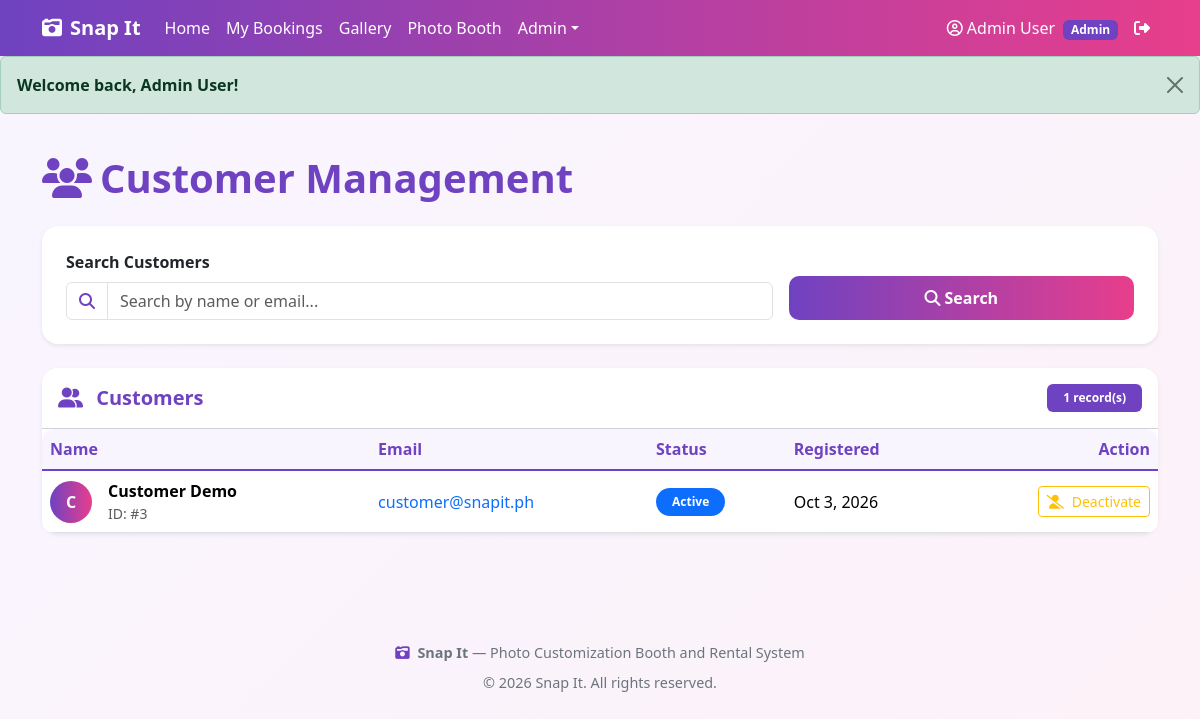
The page /admin/customers.php (signed in) on the database its author committed.
### tables this page shows
CREATE TABLE IF NOT EXISTS users (
    user_id INT PRIMARY KEY AUTO_INCREMENT,
    name VARCHAR(150) NOT NULL,
    email VARCHAR(150) NOT NULL UNIQUE,
    password VARCHAR(255) NOT NULL,
    role ENUM('customer','staff','admin') NOT NULL DEFAULT 'customer',
    status ENUM('active','inactive') NOT NULL DEFAULT 'active',
    created_at DATETIME NOT NULL DEFAULT CURRENT_TIMESTAMP
);

### includes/functions.php (called while the page is built, shortened)
<?php
function e($str) {
    return htmlspecialchars((string)$str, ENT_QUOTES, 'UTF-8');
}
function status_badge_class($status) {
    $map = [
        'pending' => 'bg-warning text-dark',
        'confirmed' => 'bg-info text-dark',
        'paid' => 'bg-success',
        'completed' => 'bg-secondary',
        'cancelled' => 'bg-danger',
        'active' => 'bg-primary',
        'inactive' => 'bg-secondary',
        'printed' => 'bg-success',
        'error' => 'bg-danger',
    ];
    return $map[strtolower($status)] ?? 'bg-secondary';
}
function format_date($dateStr, $withTime = false) {
    $ts = strtotime($dateStr);
    return date('M j, Y', $ts);
}

### admin/customers.php (the view, shortened to what this page needs)
<?php
require_once __DIR__ . '/../includes/functions.php';
require_once __DIR__ . '/../includes/config.php';
$search = $_GET['search'] ?? '';
$search_term = "%{$search}%";
if (!empty($search)) {
    $stmt = mysqli_prepare($conn, "
        SELECT user_id, name, email, status, created_at
        FROM users
        WHERE role = 'customer' AND (name LIKE ? OR email LIKE ?)
        ORDER BY created_at DESC
    ");
    mysqli_stmt_bind_param($stmt, 'ss', $search_term, $search_term);
} else {
    $stmt = mysqli_prepare($conn, "
        SELECT user_id, name, email, status, created_at
        FROM users
        WHERE role = 'customer'
        ORDER BY created_at DESC
    ");
}
mysqli_stmt_execute($stmt);
$customers = mysqli_stmt_get_result($stmt);
include __DIR__ . '/../includes/header.php';
include __DIR__ . '/../includes/alert.php';
?>
<section class="container py-4">
    <h1 class="fw-bold mb-4" style="color:#6f42c1">
        <i class="fa-solid fa-users me-2"></i>Customer Management
    </h1>
    <div class="card border-0 shadow-sm mb-4">
        <div class="card-body p-4">
            <form method="GET" class="row g-3 align-items-end">
                <div class="col-md-8">
                    <label class="form-label fw-semibold">Search Customers</label>
                    <div class="input-group">
                        <span class="input-group-text bg-white">
                            <i class="fa-solid fa-magnifying-glass" style="color:#6f42c1"></i>
                        </span>
                        <input type="text" name="search" class="form-control"
                            placeholder="Search by name or email..."
                            value="<?= e($search) ?>">
                    </div>
                </div>
                <div class="col-md-4 d-flex gap-2">
                    <button type="submit" class="btn btn-snapit flex-grow-1">
                        <i class="fa-solid fa-search me-1"></i>Search
                    </button>
                </div>
            </form>
        </div>
    </div>
    <div class="card border-0 shadow-sm">
        <div class="card-header bg-white py-3">
            <div class="d-flex justify-content-between align-items-center">
                <h5 class="fw-bold mb-0" style="color:#6f42c1">
                    <i class="fa-solid fa-user-group me-2"></i>
                    Customers
                </h5>
                <span class="badge badge-snapit px-3 py-2">
                    <?= e(mysqli_num_rows($customers)) ?> record(s)
                </span>
            </div>
        </div>
        <div class="card-body p-0">
            <div class="table-responsive">
                <table class="table table-hover mb-0 align-middle">
                    <thead>
                        <tr>
                            <th>Name</th>
                            <th>Email</th>
                            <th>Status</th>
                            <th>Registered</th>
                            <th class="text-end">Action</th>
                        </tr>
                    </thead>
                    <tbody>
                        <?php if (mysqli_num_rows($customers) > 0): ?>
                            <?php while ($c = mysqli_fetch_assoc($customers)): ?>
                                <tr>
                                    <td>
                                        <div class="d-flex align-items-center">
                                            <div class="rounded-circle d-flex align-items-center justify-content-center me-3"
                                                 style="width:42px;height:42px;background:linear-gradient(90deg,#6f42c1,#e83e8c);color:#fff;font-weight:700">
                                                <?= e(strtoupper(substr($c['name'], 0, 1))) ?>
                                            </div>
                                            <div>
                                                <div class="fw-bold"><?= e($c['name']) ?></div>
                                                <div class="small text-muted">ID: #<?= e((int)$c['user_id']) ?></div>
                                            </div>
                                        </div>
                                    </td>
                                    <td>
                                        <a href="mailto:<?= e($c['email']) ?>" class="text-decoration-none">
                                            <?= e($c['email']) ?>
                                        </a>
                                    </td>
                                    <td>
                                        <span class="badge rounded-pill px-3 py-2 <?= e(status_badge_class($c['status'])) ?>">
                                            <?= e(ucfirst($c['status'])) ?>
                                        </span>
                                    </td>
                                    <td><?= e(format_date($c['created_at'])) ?></td>
                                    <td class="text-end">
                                        <form method="POST" class="d-inline"
                                              onsubmit="return confirm('Toggle customer status?');">
                                            <button type="submit"
                                                class="btn btn-sm <?= $c['status'] === 'active' ? 'btn-outline-warning' : 'btn-outline-success' ?>">
                                                <i class="fa-solid <?= $c['status'] === 'active' ? 'fa-user-slash' : 'fa-user-check' ?> me-1"></i>
                                                <?= $c['status'] === 'active' ? 'Deactivate' : 'Activate' ?>
                                            </button>
                                        </form>
                                    </td>
                                </tr>
                            <?php endwhile; ?>
                        <?php endif; ?>
                    </tbody>
                </table>
            </div>
        </div>
    </div>
</section>
<?php include __DIR__ . '/../includes/footer.php'; ?>

### includes/style/style.css (style rules this page uses)
:root { --snapit-primary: #6f42c1; --snapit-secondary: #e83e8c; --snapit-accent: #fd7e14; --snapit-dark: #1f1b2e; --snapit-light: #f8f5ff; }
body { font-family: 'Segoe UI', Tahoma, Geneva, Verdana, sans-serif; background: linear-gradient(135deg, #f8f5ff 0%, #fdf2f8 100%); min-height: 100vh; }
.btn-snapit { background: linear-gradient(90deg, var(--snapit-primary), var(--snapit-secondary)); color: #fff; border: none; border-radius: 10px; padding: 10px 22px; font-weight: 600; transition: opacity 0.2s ease; }
.badge-snapit { background: var(--snapit-primary); color: #fff; }
.card { border-radius: 16px; border: 1px solid rgba(111, 66, 193, 0.08); }
.card-header { border-radius: 16px 16px 0 0 !important; }
.table { background: #fff; border-radius: 12px; overflow: hidden; }
.table thead th { background: var(--snapit-light); color: var(--snapit-primary); font-weight: 700; border-bottom: 2px solid var(--snapit-primary); }

### rows shown on the page
users: name "C", name "Customer Demo", user_id "3", email "customer@snapit.ph", status "Active", created_at "Oct 3, 2026", shows "Deactivate"

### other values the page prints
$_SESSION['name'] "Admin User"
$_SESSION['role'] "Admin"
$flash['message'] "Welcome back, Admin User!"
mysqli_num_rows($customers) "1"
